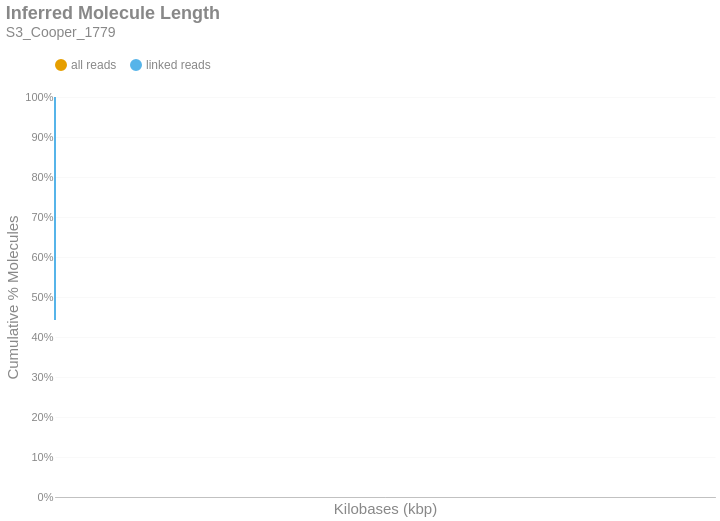

The cell this chart's notebook holds for it:
### Markdown cell above
### Inferred Molecule Length
This is the cumulative frequency distribution of molecule lengths inferred from the first and last alignment positions along a contig for all alignments associated with a single linked-read barcode on a given contig.There are two distributions: one with `all` the alignments (yellow) and another with only `linked reads` (blue). The percent of molecules in the `linked reads` distribution is relative to the total number of linked molecules.

### Code cell
if SKIPLR:
    print_html(f"Skipped")
else:
    binned_df = consolidated_hist(valids['length_inferred']/1000, mask, 10, True)
    binned_df = binned_df.with_columns(
        pl.when(pl.col('bin').cast(pl.Utf8) == '0').then(pl.lit('1')).otherwise(pl.col('bin').cast(pl.Utf8)).alias('bin')
    )
    with SafeRender(binned_df):
        (
            density_plot(binned_df, 'Inferred Molecule Length', samplename, 'inferredlen')
            .transform_calculate(bin_kb='datum.bin / 1000')
            .encode(
                x=alt.X('bin_kb:Q', title="Kilobases (kbp)").scale(type='log', padding=0).axis(labelAngle=-40),
                y=alt.Y('value:Q', title='Cumulative % Molecules')
                    .axis(format='%')
                    .stack(False)
                    .scale(domainMin=0, domainMax=1,padding=0),
                color=alt.Color("key:N").scale(domain = ["all reads", "linked reads"]),
                tooltip = [
                    alt.Tooltip("key:N", title = "Data Type"),
                    alt.Tooltip("range_label:N", title="Kilobases"),
                    alt.Tooltip("value:Q", format = ".2%", title="% Molecules (Cum.)")
                ]
            )
        ).display()

### Figure 1 — Vega-Lite specification as saved in the notebook (floating-point values rounded to 4 significant figures; data arrays with more than 128 entries replaced by an {"elided": "..."} marker saying what was removed)
{"width": "container", "height": 400, "config": {"title": {"anchor": "start", "dy": -15, "fontSize": 18, "color": "#888888", "subtitleColor": "#888888", "subtitleFontSize": 14}, "arc": {"fill": "#0072B2"}, "axis": {"domainColor": "#888888", "domainWidth": 0.5, "gridWidth": 0.2, "grid": false, "titleFontWeight": 400, "titleFontSize": 15, "labelFontSize": 11, "labelColor": "#888888", "tickColor": "#888888", "tickWidth": 0.2, "titleColor": "#888888"}, "axisBand": {"grid": false}, "axisX": {"grid": true, "tickSize": 10, "domainCap": "round"}, "axisY": {"domain": false, "grid": true, "tickSize": 0, "domainCap": "round"}, "background": "transparent", "header": {"labelFontSize": 15, "labelColor": "#888888", "titleFontSize": 15, "titleFontWeight": 600, "titleColor": "#888888"}, "legend": {"labelFont": "sans-serif", "labelFontSize": 12, "labelColor": "#888888", "symbolSize": 100, "symbolType": "circle", "titleFontSize": 12, "titlePadding": 10, "titleColor": "#888888", "title": null, "orient": "top"}, "range": {"category": ["#E69F00", "#56B4E9", "#009E73", "#F0E442", "#0072B2", "#D55E00", "#CC79A7", "#000000"], "diverging": ["#cfe8f3", "#a2d4ec", "#73bfe2", "#46abdb", "#1696d2", "#12719e"]}, "area": {"fill": "#0072B2", "fillOpacity": 0.7, "line": true, "strokeOpacity": 0.7}, "line": {"color": "#0072B2", "stroke": "#0072B2", "strokeWidth": 2}, "trail": {"color": "#0072B2", "stroke": "#0072B2", "strokeWidth": 0, "size": 1}, "point": {"filled": true, "fillOpacity": 1.0, "size": 95}, "text": {"color": "#888888", "fontSize": 11, "align": "right", "fontWeight": 400, "size": 11}, "bar": {"fill": "#0072B2", "stroke": null}, "view": {"stroke": null, "continuousWidth": 660, "continuousHeight": 400}}, "data": {"name": "data-015a114213c573c88e64e2fd8e58861f"}, "mark": {"type": "line", "interpolate": "monotone", "point": {"opacity": 0, "size": 275}}, "encoding": {"color": {"field": "key", "scale": {"domain": ["all reads", "linked reads"]}, "type": "nominal"}, "tooltip": [{"field": "key", "title": "Data Type", "type": "nominal"}, {"field": "range_label", "title": "Kilobases", "type": "nominal"}, {"field": "value", "format": ".2%", "title": "% Molecules (Cum.)", "type": "quantitative"}], "x": {"axis": {"labelAngle": -40}, "field": "bin_kb", "scale": {"type": "log", "padding": 0}, "title": "Kilobases (kbp)", "type": "quantitative"}, "y": {"axis": {"format": "%"}, "field": "value", "scale": {"domainMin": 0, "domainMax": 1, "padding": 0}, "stack": false, "title": "Cumulative % Molecules", "type": "quantitative"}}, "params": [{"name": "param_c36ac31b6afebe62", "select": {"type": "point", "fields": ["key"]}, "bind": "legend"}], "title": {"text": "Inferred Molecule Length", "subtitle": "S3_Cooper_1779"}, "transform": [{"fold": ["all reads (cumsum)", "linked reads (cumsum)"]}, {"calculate": "replace(datum.key, ' (cumsum)', '')", "as": "key"}, {"filter": {"param": "param_c36ac31b6afebe62"}}, {"calculate": "datum.bin / 1000", "as": "bin_kb"}], "usermeta": {"embedOptions": {"downloadFileName": "S3_Cooper_1779.inferredlen"}}, "$schema": "https://vega.github.io/schema/vega-lite/v6.1.0.json", "datasets": {"data-015a114213c573c88e64e2fd8e58861f": {"elided": "780 records"}}}
